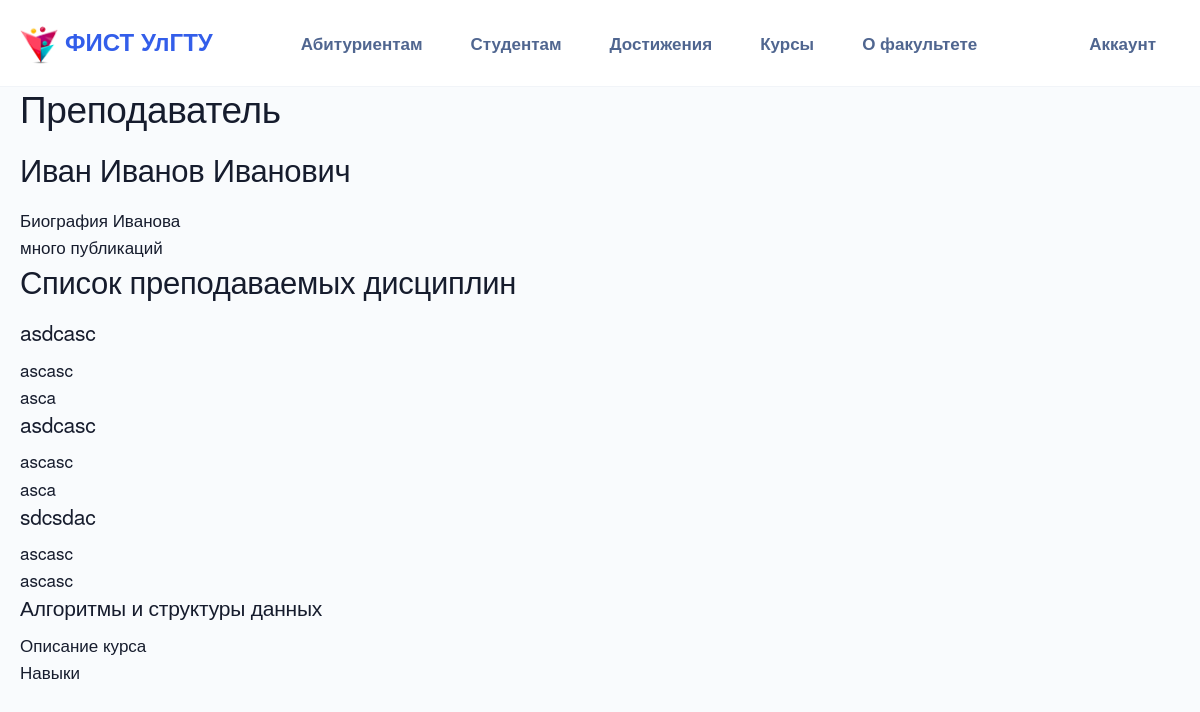
The app's page /persons/1/ with its own data.
### persons/models.py (models this page shows, shortened)
class Person(models.Model):
	person_id = models.AutoField(primary_key=True)
	first_name = models.CharField(max_length=50, verbose_name="Имя")
	last_name = models.CharField(max_length=50, verbose_name="Фамилия")
	patronymic = models.CharField(max_length=50, null=True, blank=True)
	bio = models.TextField(null=True, blank=True, validators=[validators.MinLengthValidator(10, message="Биография должна быть не короче 10 символов")])
	email = models.EmailField(null=True, verbose_name="email адрес")
	publications = models.TextField(null=True, blank=True)
	photo = models.ImageField(upload_to ='uploads/', null=True, blank=True)
	class Meta:
		verbose_name_plural='Преподаватели'
		verbose_name = 'Преподаватель'
		ordering = ['-last_name']

class Course(models.Model):
	course_id = models.AutoField(primary_key=True)
	name = models.CharField(max_length=50, verbose_name="Наименование дисциплины", db_index=True)
	description = models.TextField(null=True, blank=True, verbose_name="Описание", validators=[validators.MinLengthValidator(10, message="Биография должна быть не короче 10 символов")])
	learning_outcomes = models.TextField(null=True, blank=True, verbose_name="Приобретаемые навыки")
	mooc_url = models.URLField(null=True, error_messages={'invalid': 'Неправильно указан URL адрес'})
	person_id = models.ForeignKey('Person', null=True, on_delete=models.PROTECT, verbose_name='Преподаватель')
	class Meta :
		verbose_name_plural = 'Дисциплины'
		verbose_name = 'Дисциплина'
		ordering= ['name']

### persons/views.py (the view)
# urls.py: path('<int:person_id>/', view_teacher_courses, name="teacher_course"),
def view_teacher_courses(request, person_id):
	courses = Course.objects.filter(person_id=person_id)
	teacher = Person.objects.get(pk=person_id)
	return render(request, "persons/teacher_courses.html", {'teacher': teacher, 'courses': courses}, content_type='text/html; charset=utf-8')

### persons/templates/persons/teacher_courses.html (shortened to what this page needs)
{% extends "header.html" %}
{% load bootstrap4 %}
{% block content %}
<h1>Преподаватель</h1>
<div>
    <h2>{{ teacher.first_name }} {{ teacher.last_name }} {{ teacher.patronymic }}</h2>
    <div>{{ teacher.bio }}</div>
    <div>
        {{ teacher.publications}}
    </div>
</div>
<h2>Список преподаваемых дисциплин</h2>
<div>
    {% for c in courses %}
        <h3>{{ c.name }}</h3>
        <div>{{ c.description }}</div>
        <div>{{ c.learning_outcomes }}</div>
    {% endfor %}
</div>
{% endblock %}

### persons/static/persons/style.css (style rules this page uses)
body.main { font-family: "Helvetica Neue", Helvetica, Arial, sans-serif }

### records on screen
Person: first_name "Иван", last_name "Иванов", patronymic "Иванович", bio "Биография Иванова", publications "много публикаций"
Course: name "asdcasc", description "ascasc", learning_outcomes "asca"
Course: name "asdcasc", description "ascasc", learning_outcomes "asca"
Course: name "sdcsdac", description "ascasc", learning_outcomes "ascasc"
Course: name "Алгоритмы и структуры данных", description "Описание курса", learning_outcomes "Навыки"
